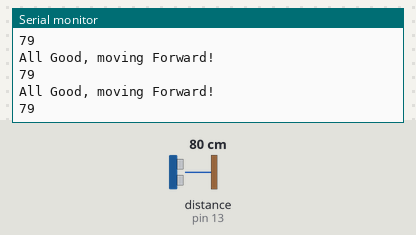
This sketch was run on a simulated Arduino Uno, built with avr-gcc and run on an emulated ATmega328P. Shown: the last lines printed to the serial monitor. Wiring (inferred from the names in the program): ultrasonic range finder: trigger pin 12; echo pin 13. The inputs (shaded band) are chosen by the test bench; at power-on: distance to the obstacle (sensor on pin 13) 80 cm. The echo pulse lasts 58.3 µs per cm.

Above: at 1.2 s.
1.3 s: distance to the obstacle (sensor on pin 13) set to 23 cm
At 2.3 s:
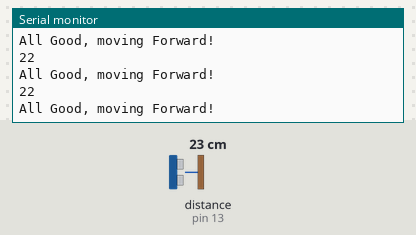
4.3 s: distance to the obstacle (sensor on pin 13) set to 18 cm
At 5.4 s:
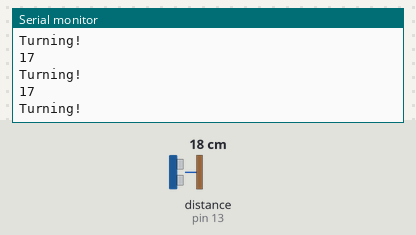
Timing chart, 0 to 7.3 s (numbered marks = the images above; inputs shaded):
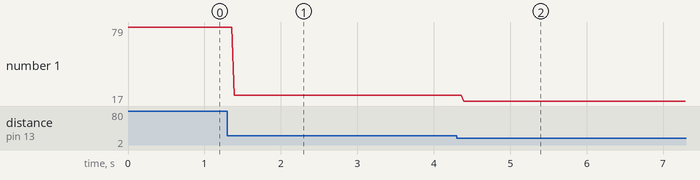

Measured:
- the behaviour switches between 21 and 20 cm on distance to the obstacle (sensor on pin 13) (found by bisection; images 1 and 2)
- after the input at 1.3 s, the serial monitor: prints a new line after 0.09 s (image 1)
- after the input at 4.3 s, the serial monitor: prints a new line after 0.09 s (image 2)
- plotted number 1: 79 → 22 after the input at 1.3 s, 22 → 17 after the input at 4.3 s

The sketch:

project.ino
```cpp
#define trigPin 12 // define the pins of your sensor
#define echoPin 13
#define m1_left 8
#define m1_right 7
#define m2_left 9
#define m2_right 10

void setup() {
  pinMode(trigPin, OUTPUT);// set the trig pin to output (Send sound waves)
  pinMode(echoPin, INPUT);// set the echo pin to input (recieve sound waves)
  Serial.begin(9600);
}

void loop() {
   long duration, distance; // start the scan
  digitalWrite(trigPin, LOW);
  delayMicroseconds(2); // delays are required for a succesful sensor operation.
  digitalWrite(trigPin, HIGH);

  delayMicroseconds(10); //this delay is required as well!
  digitalWrite(trigPin, LOW);
  duration = pulseIn(echoPin, HIGH);
  distance = (duration/2) / 29.1;// convert the distance to centimeters.
  Serial.println(distance);

  if (distance < 20)
  {
    Serial.println("Turning!");
    left();

  }
  else {
    Serial.println("All Good, moving Forward!");
    forward();
  }
}


void forward()
{
  digitalWrite(m1_left,HIGH);
  digitalWrite(m1_right,LOW);
  digitalWrite(m2_left,HIGH);
  digitalWrite(m2_right,LOW);
}

void left()
{
  digitalWrite(m1_left,LOW);
  digitalWrite(m1_right,LOW);
  digitalWrite(m2_left,HIGH);
  digitalWrite(m2_right,LOW);
}
```
